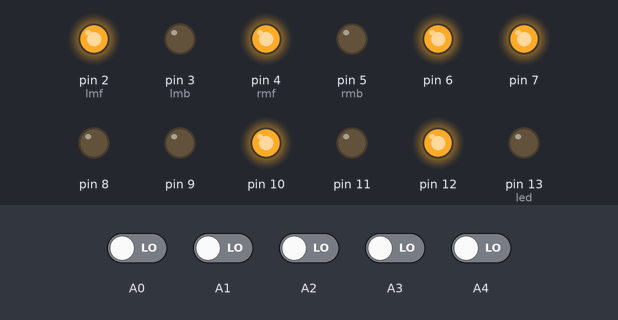
A sketch run on a simulated Arduino Uno, built with avr-gcc and run on an emulated ATmega328P. On the bench: output pins drawn as LEDs (lit = HIGH). The test bench sets the inputs (shaded band); at power-on: A0–4 LOW.

Above: at 1.2 s.
1.3 s: A0 driven HIGH
At 1.6 s:
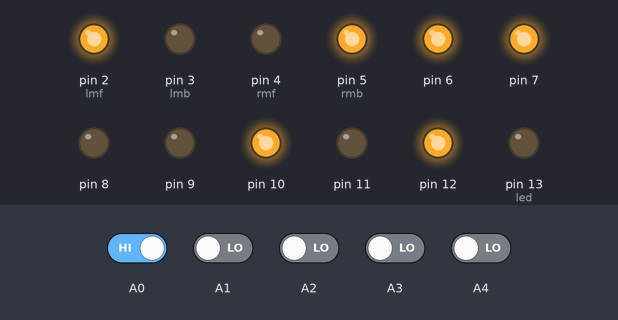
2.8 s: A0 driven LOW
At 4.0 s:
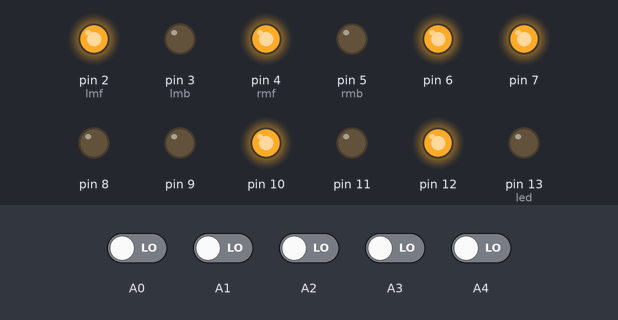
4.3 s: A1 driven HIGH
At 5.2 s:
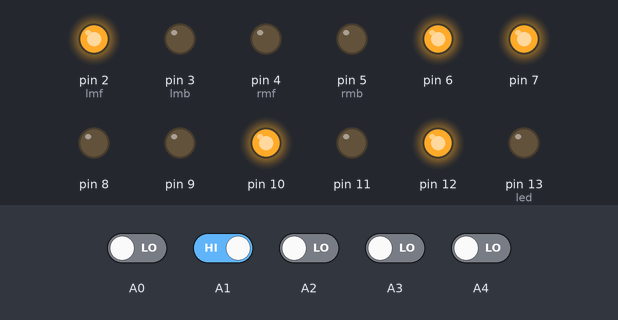
5.8 s: A4 driven HIGH
At 6.4 s:
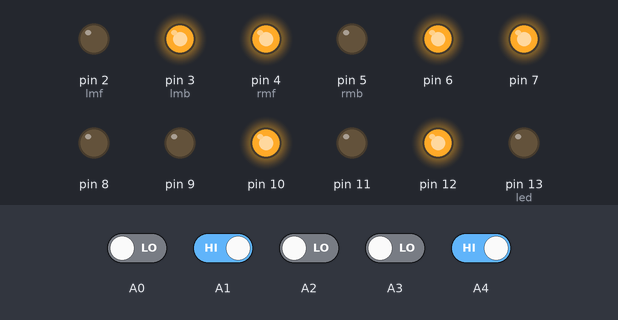
7.3 s: A4 driven LOW
At 7.7 s:
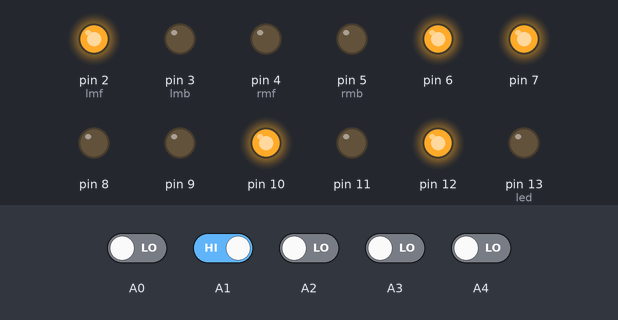
8.8 s: A1 driven LOW and A3 driven HIGH
At 9.7 s:
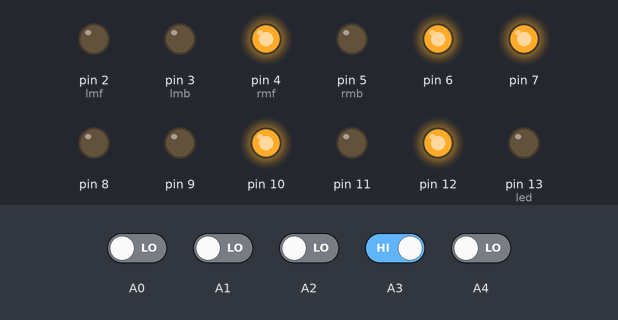
Timing chart, 0 to 18.6 s (numbered marks = the images above; inputs shaded):
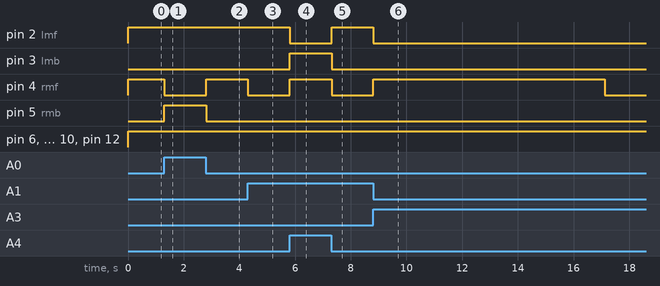

The sketch:

TIMER_1.ino
```cpp
int lmf=2;
int lmb=3;
int rmf=4;
int rmb=5;
int led = 13;
unsigned long timer; // the timer
boolean timedOut = false; // set to true when timer fired
unsigned long INTERVAL = 17100; // the timeout interval


int val0=0;
int val1=0;
int val2=0;
int val3=0;
int val4=0;
int val5=0;

int oldlm=0;
int oldrm=0;
int oldleft=0;
int oldmid=0;
int oldrite=0;


int lmsensor=0;
int rmsensor=0;
int rightsensor=0;
int leftsensor=0;
int middlesensor=0;

void setup()
{

Serial.begin(9600);
pinMode(A0,INPUT);
pinMode(A1,INPUT);
pinMode(A2,INPUT);
pinMode(A3,INPUT);
pinMode(A4,INPUT);
pinMode(A5,INPUT);
pinMode(lmf,OUTPUT);
pinMode(lmb,OUTPUT);
pinMode(rmf,OUTPUT);
pinMode(rmb,OUTPUT);
pinMode(6,OUTPUT);
pinMode(7,OUTPUT);
pinMode(8,OUTPUT);
pinMode(9,OUTPUT);
pinMode(10,OUTPUT);
pinMode(11,OUTPUT);
pinMode(12,OUTPUT);
pinMode(13,OUTPUT);

pinMode(led, OUTPUT); // initialize LED output
  timedOut = false; // allow timer to fire
  timer = millis(); // start timer
}

void loop()
{

 digitalWrite(6, HIGH);
  digitalWrite(7, HIGH);
  digitalWrite(8, LOW);
  digitalWrite(9, LOW);
  digitalWrite(10, HIGH);
  digitalWrite(11, LOW);
  digitalWrite(12, HIGH);
  digitalWrite(13, LOW);


   val0 = digitalRead(A0);
   int lmsensor=val0;


   val1 = digitalRead(A1);
   int leftsensor=val1;

   val2 = digitalRead(A2);
   int middlesensor=val2;

  val3 = digitalRead(A3);
   int rightsensor=val3;


      val4 = digitalRead(A4);
   int rmsensor=val4;


  if( (lmsensor==1&&rmsensor==1) || (lmsensor==0&&rmsensor==0) )
   {
if (leftsensor == 0 && middlesensor == 0 && rightsensor == 0)
    {
    digitalWrite(lmb,LOW);  //left wheel
    digitalWrite(rmb,LOW);   //right wheel
    digitalWrite(lmf,HIGH);  //left wheel
    digitalWrite(rmf,HIGH);   //right wheel
    delay(10);
   }

     else if (leftsensor == 0 && middlesensor == 0 && rightsensor == 1)
    {
    digitalWrite(lmb,LOW);  //left wheel
    digitalWrite(rmb,LOW);   //right wheel
    digitalWrite(lmf,LOW);  //left wheel
    digitalWrite(rmf,HIGH);   //right wheel
    delay(10);
   }

    else if (leftsensor == 0 && middlesensor == 1 && rightsensor == 1)
   {
    digitalWrite(lmb,LOW);  //left wheel
    digitalWrite(rmb,LOW);   //right wheel
    digitalWrite(lmf,LOW);  //left wheel
    digitalWrite(rmf,HIGH);   //right wheel
    delay(10);
   }


   else if (leftsensor == 1 && middlesensor == 0 && rightsensor == 1)
   {
    digitalWrite(lmb,LOW);  //left wheel
    digitalWrite(rmb,LOW);   //right wheel
    digitalWrite(lmf,HIGH);  //left wheel
    digitalWrite(rmf,HIGH);   //right wheel
    delay(10);
   }

 else if (leftsensor == 1 && middlesensor == 0 && rightsensor == 0)
 {
    digitalWrite(lmb,LOW);  //left wheel
    digitalWrite(rmb,LOW);   //right wheel
    digitalWrite(lmf,HIGH);  //left wheel
    digitalWrite(rmf,LOW);   //right wheel
    delay(10);
   }


  else  if (leftsensor == 1 && middlesensor == 1 && rightsensor == 0)
  {
    digitalWrite(lmb,LOW);  //left wheel
    digitalWrite(rmb,LOW);   //right wheel
    digitalWrite(lmf,HIGH);  //left wheel
    digitalWrite(rmf,LOW);   //right wheel
    delay(10);
   }


   }
 else if(lmsensor==1&&rmsensor==0)
    {
      digitalWrite(lmb,LOW);  //left wheel
    digitalWrite(rmb,HIGH);   //right wheel
    digitalWrite(lmf,HIGH);  //left wheel
    digitalWrite(rmf,LOW);   //right wheel
    delay(50);
      }
  else if(lmsensor==0&&rmsensor==1)
    {
      digitalWrite(lmb,HIGH);  //left wheel
    digitalWrite(rmb,LOW);   //right wheel
    digitalWrite(lmf,LOW);  //left wheel
    digitalWrite(rmf,HIGH);   //right wheel
    delay(50);
      }
  if ((!timedOut) && ((millis() - timer) > INTERVAL)) {
 timedOut = true;
  if (!digitalRead(led) && leftsensor == 1 && middlesensor == 1 && rightsensor == 1&& lmsensor==1&&rmsensor==1)
  digitalWrite(led,HIGH);
   delay(20);
   digitalWrite(led,LOW);
   digitalWrite(lmb,LOW);  //left wheel
    digitalWrite(rmb,LOW);   //right wheel
    digitalWrite(lmf,LOW);  //left wheel
    digitalWrite(rmf,LOW);   //right wheel
    delay(1000000);


  }


   }
```

Measured:
- after the input at 1.3 s, pin 4 (rmf): HIGH → LOW at once; pin 5 (rmb): LOW → HIGH at once
- after the input at 2.8 s, pin 4 (rmf): LOW → HIGH at once; pin 5 (rmb): HIGH → LOW at once
- after the input at 4.3 s, pin 4 (rmf): HIGH → LOW at once
- after the input at 5.8 s, pin 2 (lmf): HIGH → LOW at once; pin 3 (lmb), pin 4 (rmf): LOW → HIGH at once
- after the input at 7.3 s, pin 2 (lmf): LOW → HIGH at once; pin 3 (lmb), pin 4 (rmf): HIGH → LOW at once
- after the input at 8.8 s, pin 2 (lmf): HIGH → LOW after 0.00 s instead of 8.3 s; pin 4 (rmf): LOW → HIGH at once, → LOW 8.3 s later
